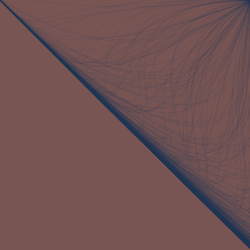
Frame 1 (no input)
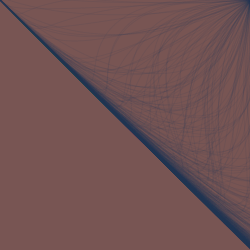
Frame 60 (the mouse pressed at the canvas centre just before this capture)
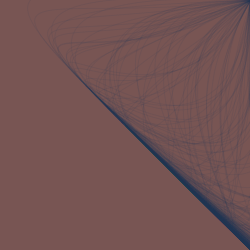
Frame 120 (the mouse held since frame 60 and released just before this capture)

The Processing sketch that drew these frames (run headless with seeded random() and noise(); from frame 60 on, the mouse is pressed at the canvas centre):

// Processing sketch: processing_18634
// ── processing_18634.pde

void setup () {
  size (250,250);
  smooth ();
  background (#785553);
  frameRate (5);
}

void draw () {
   background (#785553);
int g = int(random (544,50));
noFill ();  

//scribbles  
for (int x = 20; x < g; x = x + 1) {
  stroke (#1d3150, 25);
  float h = random (-45,400);
  float p = random (-25,1500);
  bezier (mouseX,mouseY,h,h,p,p,250,0);
//

;

  };
 
};


 
